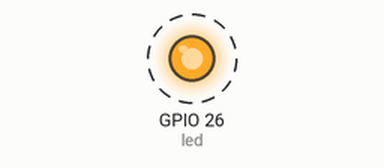
A program run on a simulated Raspberry Pi (BCM pin numbers). On the bench: output pins drawn as LEDs (lit = HIGH). Dashed ring = blinking. What the program prints to the terminal is not drawn.

Above: at 0.5 s.
Timing chart, 0 to 4.6 s (numbered marks = the images above):
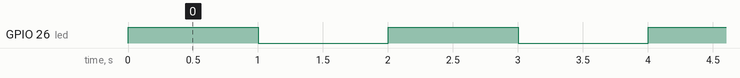

Measured:
- by itself, GPIO 26 (led): alternates HIGH for 1.0 s and LOW for 1.0 s

The program:

app.py
```python
from gpiozero import LED
from time import sleep

print("Inizializzazione Led")
led = LED(26)

print("Inizio lampeggio Led")
while True:
    print("Led Acceso")
    led.on()
    sleep(1)
    print("Led Spento")
    led.off()
    sleep(1)                    
```
